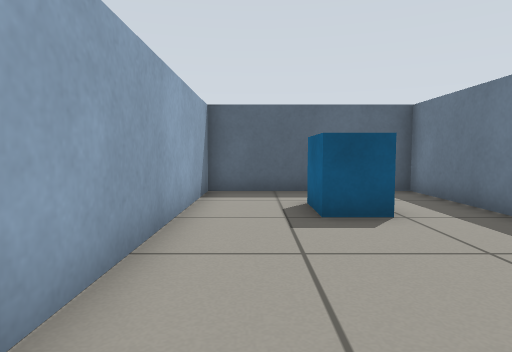
View 1 (above)

12 first-person views from a walk through a robot-simulator world made for Gazebo. The camera is 0.54 m above the floor, tilts 4° down and sees 75° across. The floor is counted in squares, 0.5 m on a side. Each view is taken from the middle of a square. On the plan, view 1 faces up. The plan holds only what a view shows up to about 13 squares ahead; the rest is blank.

View 2
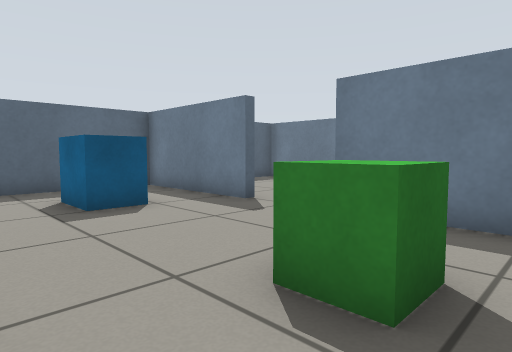

View 3
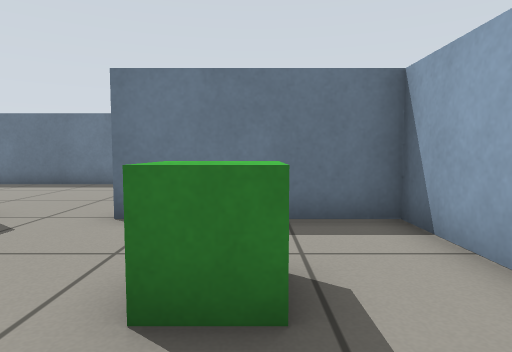

View 4
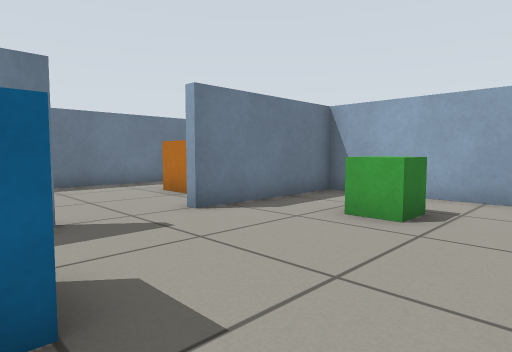

View 5
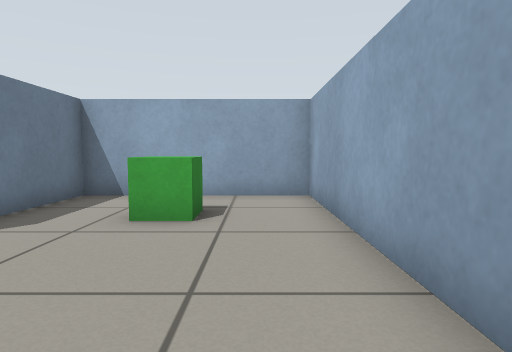

View 6
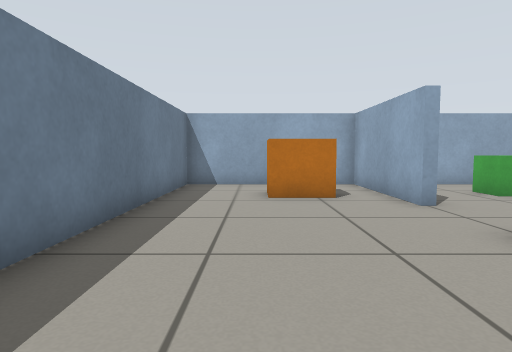

View 7
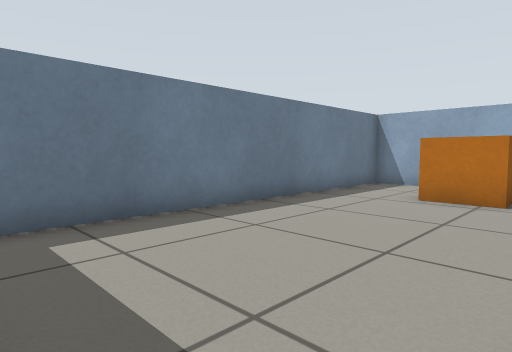

View 8
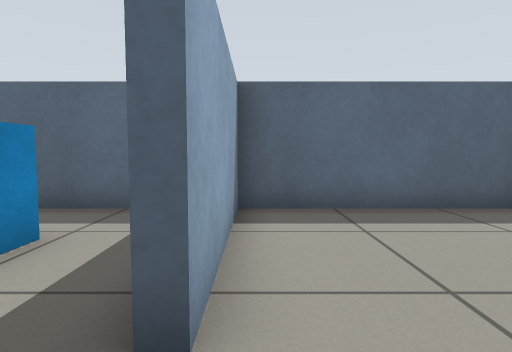

View 9
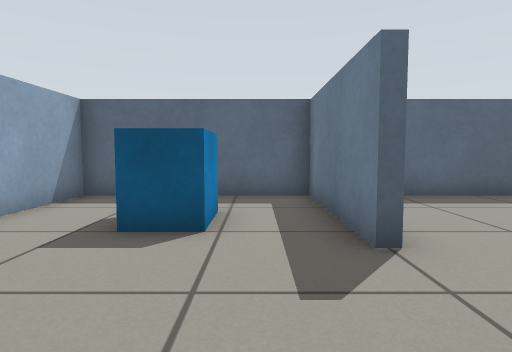

View 10
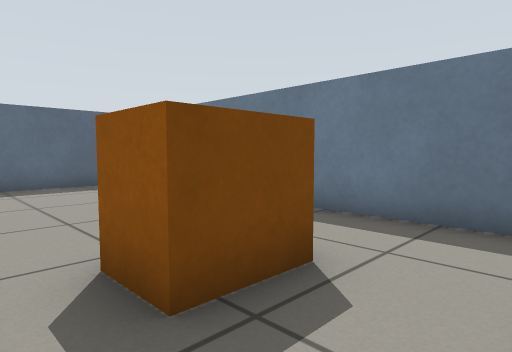

View 11
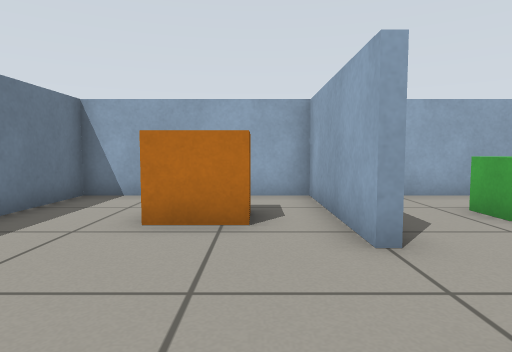

View 12
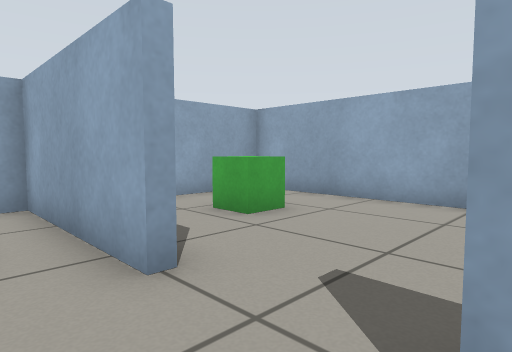

### Floor plan
Points are (right, up) in squares from view 1. A wall is a line through its corners. A room is listed if a view was taken in it or the views show most of it. See-through windows are left out.
Room 1 (views 1, 2, 3, 4, 5, 9)
walls: (4.6, 4.7) (4.4, 4.7) (4.4, 9.3) (-1.4, 9.3) (-1.4, -2.4) (4.4, -2.4) (4.4, 2.3) (4.6, 2.3)
ways out: opening at (4, 3.5) to room 2
objects: green box (1, 0) to (2, 1); blue box (1, 6) to (2, 7)
Room 2 (views 6, 7, 8, 10, 11, 12)
walls: (4.6, 2.3) (4.6, -2.4) (10.3, -2.4) (10.3, 8.8); (10, 9.3) (4.6, 9.3) (4.6, 4.7)
ways out: opening at (4, 3.5) to room 1
objects: orange box (6, 0) to (7, 1)

Positions as (right, up) in squares from view 1, and headings:
1: (0, 0), facing up
2: (-1, -1), facing up-right
3: (-1, 0), facing right
4: (-1, 6), facing down-right
5: (0, 6), facing down
6: (8, 9), facing down
7: (5, 9), facing down-right
8: (5, 3), facing up
9: (3, 1), facing up
10: (5, -2), facing up-right
11: (6, 6), facing down
12: (6, 5), facing down-left
